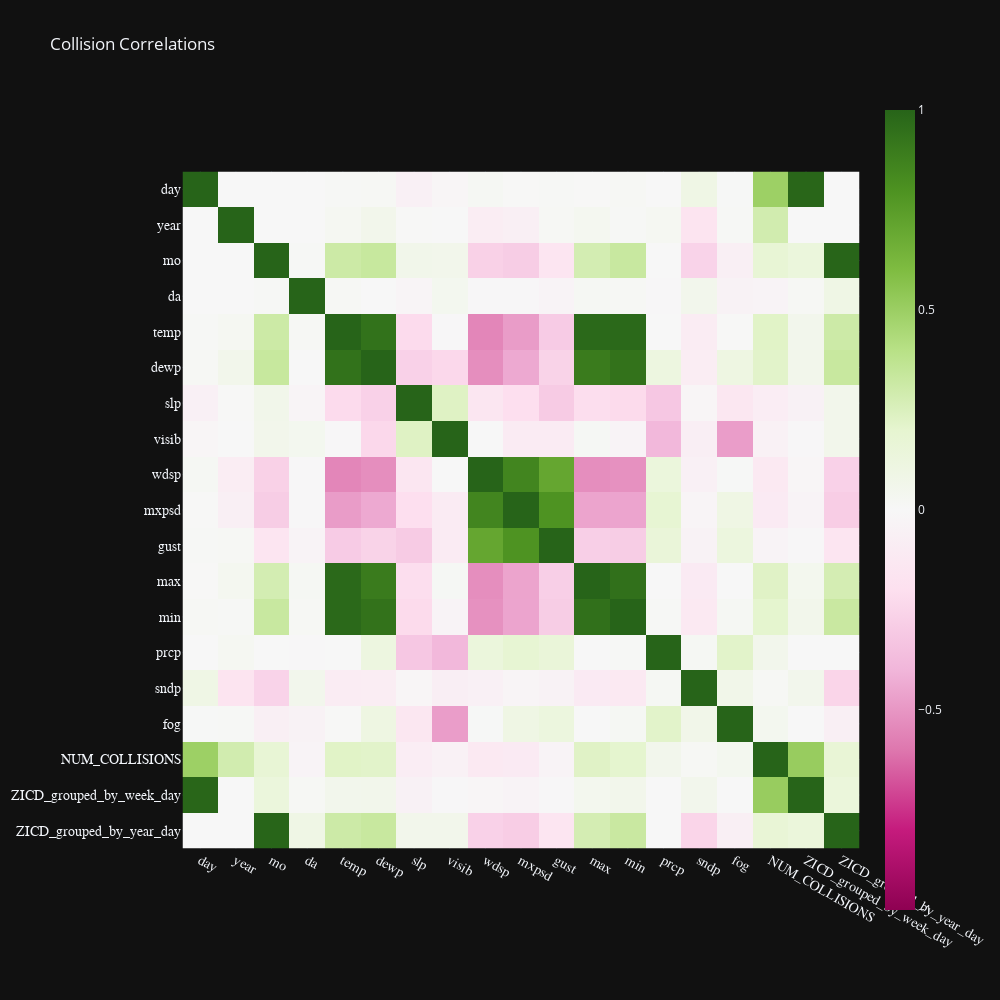
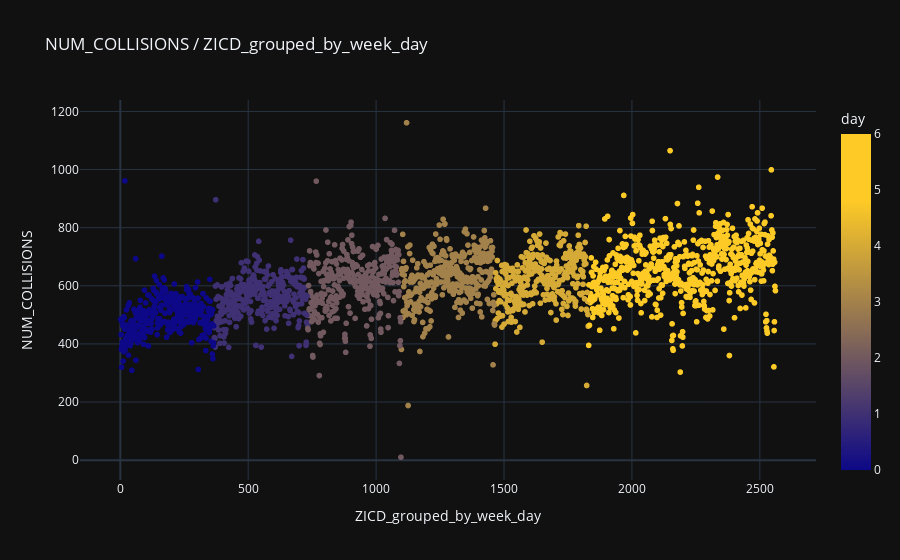
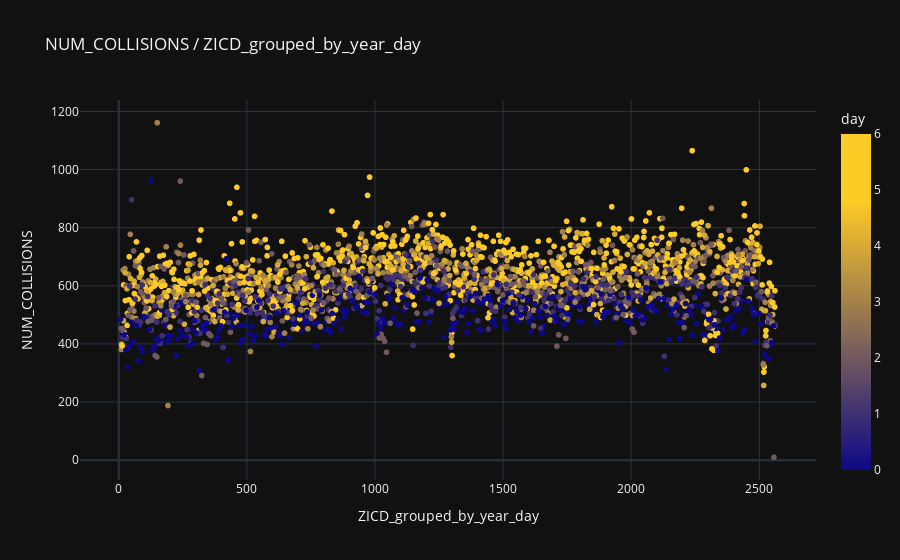

Notebook source saved alongside these figures, in order:
### Code cell
# corrMatrix = df.corr()
# sn.heatmap(corrMatrix, annot=True)
# plt.show()

show_correlation_matrix(df, "Collision Correlations")

num_trips_to_zicd = px.scatter(
    df,
    x=ZICD,
    y='NUM_COLLISIONS',
    color='day',
    color_continuous_scale=custom_plasma_scale,  # Use the custom Plasma scale
    title='NUM_COLLISIONS / '+ZICD
)

num_trips_to_zicd_year = px.scatter(
    df,
    x=ZICD_YEAR_DAY,
    y='NUM_COLLISIONS' ,
    color='day',
    color_continuous_scale=custom_plasma_scale,  # Use the custom Plasma scale
    title='NUM_COLLISIONS / '+ZICD_YEAR_DAY
)



num_trips_to_zicd.show()

num_trips_to_zicd_year.show()

### Figure 1 — Plotly figure (JSON) as saved in the notebook; plotly's stock layout.template omitted (floating-point values rounded to 4 significant figures; data arrays with more than 128 entries replaced by an {"elided": "..."} marker saying what was removed)
{"data": [{"coloraxis": "coloraxis", "hovertemplate": "x: %{x}<br>y: %{y}<br>color: %{z}<extra></extra>", "name": "0", "type": "heatmap", "x": ["day", "year", "mo", "da", "temp", "dewp", "slp", "visib", "wdsp", "mxpsd", "gust", "max", "min", "prcp", "sndp", "fog", "NUM_COLLISIONS", "ZICD_grouped_by_week_day", "ZICD_grouped_by_year_day"], "xaxis": "x", "y": ["day", "year", "mo", "da", "temp", "dewp", "slp", "visib", "wdsp", "mxpsd", "gust", "max", "min", "prcp", "sndp", "fog", "NUM_COLLISIONS", "ZICD_grouped_by_week_day", "ZICD_grouped_by_year_day"], "yaxis": "y", "z": {"elided": "19x19 float values"}}], "layout": {"coloraxis": {"cmax": 1, "cmin": -1, "colorscale": [[0, "rgb(142,1,82)"], [0.1, "rgb(197,27,125)"], [0.2, "rgb(222,119,174)"], [0.3, "rgb(241,182,218)"], [0.4, "rgb(253,224,239)"], [0.5, "rgb(247,247,247)"], [0.6, "rgb(230,245,208)"], [0.7, "rgb(184,225,134)"], [0.8, "rgb(127,188,65)"], [0.9, "rgb(77,146,33)"], [1, "rgb(39,100,25)"]]}, "height": 1000, "title": {"text": "Collision Correlations"}, "width": 1000, "xaxis": {"anchor": "y", "autorange": true, "constrain": "domain", "domain": [0.0007331, 0.9993], "range": [-0.5, 18.5], "scaleanchor": "y", "tickfont": {"family": "Century Gothic", "size": 14}, "type": "category"}, "yaxis": {"anchor": "x", "autorange": true, "constrain": "domain", "domain": [0, 1], "range": [18.5, -0.5], "tickfont": {"family": "Century Gothic", "size": 14}, "type": "category"}}}

### Figure 2 — Plotly figure (JSON) as saved in the notebook; plotly's stock layout.template omitted (floating-point values rounded to 4 significant figures; data arrays with more than 128 entries replaced by an {"elided": "..."} marker saying what was removed)
{"data": [{"hovertemplate": "ZICD_grouped_by_week_day=%{x}<br>NUM_COLLISIONS=%{y}<br>day=%{marker.color}<extra></extra>", "legendgroup": "", "marker": {"color": {"elided": "2191 int values"}, "coloraxis": "coloraxis", "symbol": "circle"}, "mode": "markers", "name": "", "showlegend": false, "type": "scattergl", "x": {"elided": "2191 int values"}, "xaxis": "x", "y": {"elided": "2191 int values"}, "yaxis": "y"}], "layout": {"autosize": true, "coloraxis": {"colorbar": {"title": {"text": "day"}}, "colorscale": [[0, "#0d0887"], [0.8, "#fdca26"], [1, "#fdca26"]]}, "legend": {"tracegroupgap": 0}, "title": {"text": "NUM_COLLISIONS / ZICD_grouped_by_week_day"}, "xaxis": {"anchor": "y", "autorange": true, "domain": [0, 1], "range": [-154.0, 2716.0], "title": {"text": "ZICD_grouped_by_week_day"}, "type": "linear"}, "yaxis": {"anchor": "x", "autorange": true, "domain": [0, 1], "range": [-84.99, 1256.0], "title": {"text": "NUM_COLLISIONS"}, "type": "linear"}}}

### Figure 3 — Plotly figure (JSON) as saved in the notebook; plotly's stock layout.template omitted (floating-point values rounded to 4 significant figures; data arrays with more than 128 entries replaced by an {"elided": "..."} marker saying what was removed)
{"data": [{"hovertemplate": "ZICD_grouped_by_year_day=%{x}<br>NUM_COLLISIONS=%{y}<br>day=%{marker.color}<extra></extra>", "legendgroup": "", "marker": {"color": {"elided": "2191 int values"}, "coloraxis": "coloraxis", "symbol": "circle"}, "mode": "markers", "name": "", "showlegend": false, "type": "scattergl", "x": {"elided": "2191 int values"}, "xaxis": "x", "y": {"elided": "2191 int values"}, "yaxis": "y"}], "layout": {"autosize": true, "coloraxis": {"colorbar": {"title": {"text": "day"}}, "colorscale": [[0, "#0d0887"], [0.8, "#fdca26"], [1, "#fdca26"]]}, "legend": {"tracegroupgap": 0}, "title": {"text": "NUM_COLLISIONS / ZICD_grouped_by_year_day"}, "xaxis": {"anchor": "y", "autorange": true, "domain": [0, 1], "range": [-147.8, 2718.0], "title": {"text": "ZICD_grouped_by_year_day"}, "type": "linear"}, "yaxis": {"anchor": "x", "autorange": true, "domain": [0, 1], "range": [-84.99, 1256.0], "title": {"text": "NUM_COLLISIONS"}, "type": "linear"}}}
